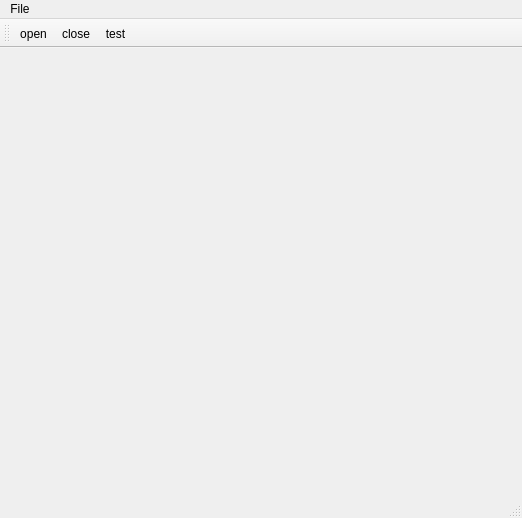
<?xml version="1.0" encoding="UTF-8"?>
<ui version="4.0">
 <class>MainWindow</class>
 <widget class="QMainWindow" name="MainWindow">
  <property name="geometry">
   <rect>
    <x>0</x>
    <y>0</y>
    <width>522</width>
    <height>518</height>
   </rect>
  </property>
  <property name="windowTitle">
   <string>MainWindow</string>
  </property>
  <widget class="QWidget" name="centralWidget">
   <layout class="QHBoxLayout" name="horizontalLayout_2"/>
  </widget>
  <widget class="QMenuBar" name="menuBar">
   <property name="geometry">
    <rect>
     <x>0</x>
     <y>0</y>
     <width>522</width>
     <height>22</height>
    </rect>
   </property>
   <widget class="QMenu" name="menu">
    <property name="title">
     <string>File</string>
    </property>
    <addaction name="actionOpen"/>
    <addaction name="actionClose"/>
    <addaction name="actionTest"/>
   </widget>
   <addaction name="menu"/>
  </widget>
  <widget class="QToolBar" name="mainToolBar">
   <attribute name="toolBarArea">
    <enum>TopToolBarArea</enum>
   </attribute>
   <attribute name="toolBarBreak">
    <bool>false</bool>
   </attribute>
   <addaction name="actionOpen"/>
   <addaction name="actionClose"/>
   <addaction name="actionTest"/>
  </widget>
  <widget class="QStatusBar" name="statusBar"/>
  <action name="actionOpen">
   <property name="text">
    <string>open</string>
   </property>
  </action>
  <action name="actionClose">
   <property name="text">
    <string>close</string>
   </property>
  </action>
  <action name="actionTest">
   <property name="text">
    <string>test</string>
   </property>
  </action>
 </widget>
 <layoutdefault spacing="6" margin="11"/>
 <resources/>
 <connections/>
</ui>
